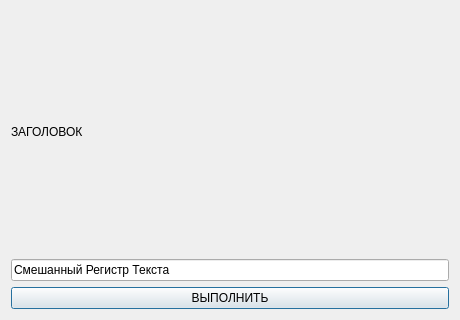
<?xml version="1.0" encoding="UTF-8"?>
<ui version="4.0"><class>Dialog</class><widget class="QDialog" name="Dialog"><property name="geometry"><rect><x>0</x><y>0</y><width>460</width><height>320</height></rect></property><property name="windowTitle"><string>#081 text/166_cyrillic_upper</string></property><layout class="QVBoxLayout" name="verticalLayout"><property name="leftMargin"><number>11</number></property><property name="topMargin"><number>11</number></property><property name="rightMargin"><number>11</number></property><property name="bottomMargin"><number>11</number></property><property name="spacing"><number>6</number></property><item><widget class="QLabel" name="l1"><property name="text"><string>ЗАГОЛОВОК</string></property></widget></item><item><widget class="QLineEdit" name="e1"><property name="text"><string>Смешанный Регистр Текста</string></property></widget></item><item><widget class="QPushButton" name="b1"><property name="text"><string>ВЫПОЛНИТЬ</string></property></widget></item></layout></widget></ui>
